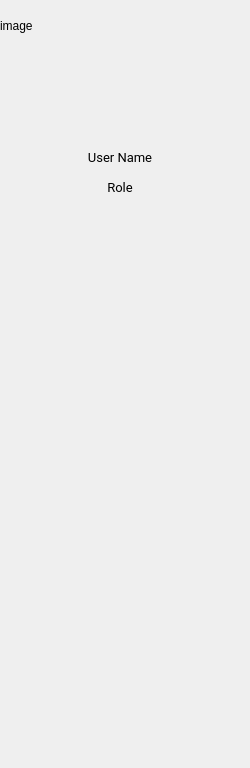
<?xml version="1.0" encoding="UTF-8"?>
<ui version="4.0">
 <class>DrawerWidget</class>
 <widget class="QWidget" name="DrawerWidget">
  <property name="geometry">
   <rect>
    <x>0</x>
    <y>0</y>
    <width>250</width>
    <height>768</height>
   </rect>
  </property>
  <property name="windowTitle">
   <string>Form</string>
  </property>
  <widget class="QLabel" name="label">
   <property name="geometry">
    <rect>
     <x>0</x>
     <y>0</y>
     <width>251</width>
     <height>51</height>
    </rect>
   </property>
   <property name="text">
    <string>image</string>
   </property>
  </widget>
  <widget class="QLabel" name="label_3">
   <property name="geometry">
    <rect>
     <x>40</x>
     <y>140</y>
     <width>160</width>
     <height>35</height>
    </rect>
   </property>
   <property name="font">
    <font>
     <family>Roboto</family>
     <pointsize>10</pointsize>
    </font>
   </property>
   <property name="text">
    <string>User Name</string>
   </property>
   <property name="alignment">
    <set>Qt::AlignCenter</set>
   </property>
  </widget>
  <widget class="QLabel" name="label_4">
   <property name="geometry">
    <rect>
     <x>40</x>
     <y>170</y>
     <width>160</width>
     <height>35</height>
    </rect>
   </property>
   <property name="font">
    <font>
     <family>Roboto</family>
     <pointsize>10</pointsize>
    </font>
   </property>
   <property name="text">
    <string>Role</string>
   </property>
   <property name="alignment">
    <set>Qt::AlignCenter</set>
   </property>
  </widget>
  <widget class="QWidget" name="verticalLayoutWidget">
   <property name="geometry">
    <rect>
     <x>80</x>
     <y>60</y>
     <width>71</width>
     <height>71</height>
    </rect>
   </property>
   <layout class="QVBoxLayout" name="verticalLayout_2"/>
  </widget>
 </widget>
 <resources/>
 <connections/>
</ui>
